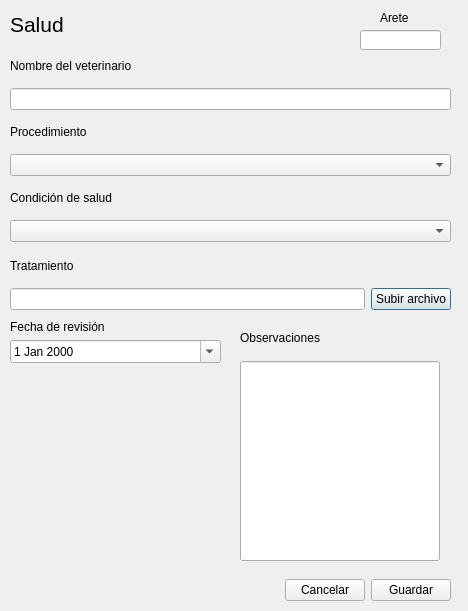
<?xml version="1.0" encoding="UTF-8"?>
<ui version="4.0">
 <class>Dialog</class>
 <widget class="QDialog" name="Dialog">
  <property name="geometry">
   <rect>
    <x>0</x>
    <y>0</y>
    <width>468</width>
    <height>611</height>
   </rect>
  </property>
  <property name="windowTitle">
   <string>Salud</string>
  </property>
  <widget class="QWidget" name="widget_4" native="true">
   <property name="geometry">
    <rect>
     <x>10</x>
     <y>0</y>
     <width>341</width>
     <height>48</height>
    </rect>
   </property>
   <layout class="QHBoxLayout" name="horizontalLayout_2">
    <item>
     <widget class="QLabel" name="label">
      <property name="font">
       <font>
        <family>Segoe UI</family>
        <pointsize>16</pointsize>
       </font>
      </property>
      <property name="text">
       <string>Salud</string>
      </property>
     </widget>
    </item>
    <item>
     <spacer name="horizontalSpacer_2">
      <property name="orientation">
       <enum>Qt::Horizontal</enum>
      </property>
      <property name="sizeHint" stdset="0">
       <size>
        <width>201</width>
        <height>20</height>
       </size>
      </property>
     </spacer>
    </item>
   </layout>
  </widget>
  <widget class="QWidget" name="widget_6" native="true">
   <property name="geometry">
    <rect>
     <x>350</x>
     <y>0</y>
     <width>101</width>
     <height>51</height>
    </rect>
   </property>
   <widget class="QLabel" name="label_12">
    <property name="geometry">
     <rect>
      <x>30</x>
      <y>10</y>
      <width>61</width>
      <height>16</height>
     </rect>
    </property>
    <property name="text">
     <string>Arete</string>
    </property>
   </widget>
   <widget class="QLineEdit" name="lineEdit_4">
    <property name="geometry">
     <rect>
      <x>10</x>
      <y>30</y>
      <width>81</width>
      <height>20</height>
     </rect>
    </property>
   </widget>
   <widget class="QLabel" name="label_13">
    <property name="geometry">
     <rect>
      <x>10</x>
      <y>10</y>
      <width>16</width>
      <height>16</height>
     </rect>
    </property>
    <property name="text">
     <string/>
    </property>
    <property name="pixmap">
     <pixmap resource="resources.qrc">:/icons/img/icons/seguridad2.png</pixmap>
    </property>
    <property name="scaledContents">
     <bool>true</bool>
    </property>
   </widget>
  </widget>
  <widget class="QWidget" name="widget_2" native="true">
   <property name="geometry">
    <rect>
     <x>10</x>
     <y>50</y>
     <width>441</width>
     <height>192</height>
    </rect>
   </property>
   <layout class="QVBoxLayout" name="verticalLayout_2">
    <item>
     <widget class="QLabel" name="label_2">
      <property name="text">
       <string>Nombre del veterinario</string>
      </property>
     </widget>
    </item>
    <item>
     <widget class="QLineEdit" name="lineEdit"/>
    </item>
    <item>
     <widget class="QLabel" name="label_4">
      <property name="text">
       <string>Procedimiento</string>
      </property>
     </widget>
    </item>
    <item>
     <widget class="QComboBox" name="comboBox"/>
    </item>
    <item>
     <widget class="QLabel" name="label_6">
      <property name="text">
       <string>Condición de salud</string>
      </property>
     </widget>
    </item>
    <item>
     <widget class="QComboBox" name="comboBox_3"/>
    </item>
   </layout>
  </widget>
  <widget class="QWidget" name="widget" native="true">
   <property name="geometry">
    <rect>
     <x>10</x>
     <y>250</y>
     <width>441</width>
     <height>60</height>
    </rect>
   </property>
   <layout class="QGridLayout" name="gridLayout">
    <item row="0" column="0" colspan="2">
     <widget class="QLabel" name="label_9">
      <property name="text">
       <string>Tratamiento</string>
      </property>
     </widget>
    </item>
    <item row="1" column="0">
     <widget class="QLineEdit" name="lineEdit_2"/>
    </item>
    <item row="1" column="1">
     <widget class="QPushButton" name="indexbtn2">
      <property name="text">
       <string>Subir archivo</string>
      </property>
      <property name="icon">
       <iconset resource="resources.qrc">
        <normaloff>:/icons/img/icons/cargar.png</normaloff>:/icons/img/icons/cargar.png</iconset>
      </property>
      <property name="iconSize">
       <size>
        <width>20</width>
        <height>20</height>
       </size>
      </property>
      <property name="checkable">
       <bool>true</bool>
      </property>
      <property name="autoExclusive">
       <bool>true</bool>
      </property>
     </widget>
    </item>
   </layout>
  </widget>
  <widget class="QWidget" name="widget_5" native="true">
   <property name="geometry">
    <rect>
     <x>10</x>
     <y>320</y>
     <width>211</width>
     <height>241</height>
    </rect>
   </property>
   <layout class="QGridLayout" name="gridLayout_2">
    <item row="0" column="0">
     <widget class="QLabel" name="label_7">
      <property name="text">
       <string>Fecha de revisión</string>
      </property>
     </widget>
    </item>
    <item row="1" column="0">
     <widget class="QDateEdit" name="dateEdit">
      <property name="calendarPopup">
       <bool>true</bool>
      </property>
     </widget>
    </item>
    <item row="2" column="0">
     <spacer name="verticalSpacer">
      <property name="orientation">
       <enum>Qt::Vertical</enum>
      </property>
      <property name="sizeHint" stdset="0">
       <size>
        <width>20</width>
        <height>175</height>
       </size>
      </property>
     </spacer>
    </item>
   </layout>
  </widget>
  <widget class="QWidget" name="widget_3" native="true">
   <property name="geometry">
    <rect>
     <x>230</x>
     <y>320</y>
     <width>221</width>
     <height>241</height>
    </rect>
   </property>
   <layout class="QGridLayout" name="gridLayout_3">
    <item row="1" column="0" rowspan="2">
     <widget class="QLineEdit" name="lineEdit_3">
      <property name="minimumSize">
       <size>
        <width>200</width>
        <height>200</height>
       </size>
      </property>
      <property name="maximumSize">
       <size>
        <width>200</width>
        <height>200</height>
       </size>
      </property>
     </widget>
    </item>
    <item row="0" column="0">
     <widget class="QLabel" name="label_11">
      <property name="text">
       <string>Observaciones</string>
      </property>
     </widget>
    </item>
   </layout>
  </widget>
  <widget class="QWidget" name="widget_7" native="true">
   <property name="geometry">
    <rect>
     <x>10</x>
     <y>570</y>
     <width>441</width>
     <height>41</height>
    </rect>
   </property>
   <layout class="QHBoxLayout" name="horizontalLayout">
    <item>
     <spacer name="horizontalSpacer">
      <property name="orientation">
       <enum>Qt::Horizontal</enum>
      </property>
      <property name="sizeHint" stdset="0">
       <size>
        <width>258</width>
        <height>20</height>
       </size>
      </property>
     </spacer>
    </item>
    <item>
     <widget class="QPushButton" name="pushButton">
      <property name="text">
       <string>Cancelar</string>
      </property>
     </widget>
    </item>
    <item>
     <widget class="QPushButton" name="pushButton_2">
      <property name="text">
       <string>Guardar</string>
      </property>
     </widget>
    </item>
   </layout>
  </widget>
 </widget>
 <resources>
  <include location="resources.qrc"/>
 </resources>
 <connections/>
</ui>
